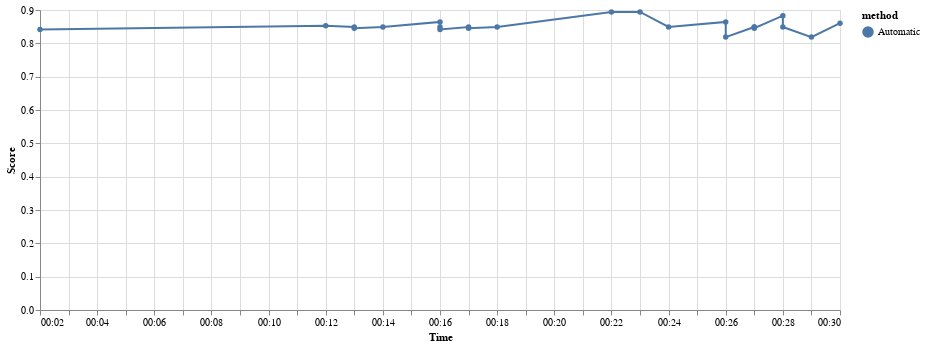

The code cell stored with this chart in its notebook:
### Code cell
file_path = 'resource/grammar_automatic.json'
automatic_performances = load_search_performances(file_path, 'Automatic')
plot_search_performances(automatic_performances, dataset)

### Figure 1 — Vega-Lite specification as saved in the notebook (floating-point values rounded to 4 significant figures)
{"config": {"view": {"continuousWidth": 400, "continuousHeight": 300}}, "data": {"name": "data-fca1461efb56e6dc5b7646e6c4d20c6d"}, "mark": {"type": "line", "point": true}, "encoding": {"color": {"type": "nominal", "field": "method"}, "x": {"type": "temporal", "field": "time", "timeUnit": "hoursminutes", "title": "Time"}, "y": {"type": "quantitative", "field": "score", "title": "Score"}}, "width": 800, "$schema": "https://vega.github.io/schema/vega-lite/v4.8.1.json", "datasets": {"data-fca1461efb56e6dc5b7646e6c4d20c6d": [{"dataset": "LL1_GS_process_classification_tabular_MIN_METADATA", "method": "Automatic", "score": 0.8943, "time": "2021-10-05T00:22:47.131000"}, {"dataset": "LL1_GS_process_classification_tabular_MIN_METADATA", "method": "Automatic", "score": 0.8943, "time": "2021-10-05T00:23:26.250753"}, {"dataset": "LL1_GS_process_classification_tabular_MIN_METADATA", "method": "Automatic", "score": 0.8829, "time": "2021-10-05T00:28:18.961295"}, {"dataset": "LL1_GS_process_classification_tabular_MIN_METADATA", "method": "Automatic", "score": 0.8642, "time": "2021-10-05T00:26:11.972368"}, {"dataset": "LL1_GS_process_classification_tabular_MIN_METADATA", "method": "Automatic", "score": 0.8641, "time": "2021-10-05T00:16:09.821089"}, {"dataset": "LL1_GS_process_classification_tabular_MIN_METADATA", "method": "Automatic", "score": 0.8604, "time": "2021-10-05T00:30:15.654395"}, {"dataset": "LL1_GS_process_classification_tabular_MIN_METADATA", "method": "Automatic", "score": 0.8528, "time": "2021-10-05T00:12:56.798902"}, {"dataset": "LL1_GS_process_classification_tabular_MIN_METADATA", "method": "Automatic", "score": 0.8491, "time": "2021-10-05T00:16:58.670925"}, {"dataset": "LL1_GS_process_classification_tabular_MIN_METADATA", "method": "Automatic", "score": 0.8491, "time": "2021-10-05T00:13:48.402771"}, {"dataset": "LL1_GS_process_classification_tabular_MIN_METADATA", "method": "Automatic", "score": 0.8491, "time": "2021-10-05T00:14:12.397254"}, {"dataset": "LL1_GS_process_classification_tabular_MIN_METADATA", "method": "Automatic", "score": 0.8491, "time": "2021-10-05T00:24:50.399878"}, {"dataset": "LL1_GS_process_classification_tabular_MIN_METADATA", "method": "Automatic", "score": 0.8491, "time": "2021-10-05T00:27:27.683750"}, {"dataset": "LL1_GS_process_classification_tabular_MIN_METADATA", "method": "Automatic", "score": 0.8491, "time": "2021-10-05T00:27:48.670585"}, {"dataset": "LL1_GS_process_classification_tabular_MIN_METADATA", "method": "Automatic", "score": 0.8491, "time": "2021-10-05T00:28:55.120365"}, {"dataset": "LL1_GS_process_classification_tabular_MIN_METADATA", "method": "Automatic", "score": 0.849, "time": "2021-10-05T00:17:22.705250"}, {"dataset": "LL1_GS_process_classification_tabular_MIN_METADATA", "method": "Automatic", "score": 0.849, "time": "2021-10-05T00:18:12.844674"}, {"dataset": "LL1_GS_process_classification_tabular_MIN_METADATA", "method": "Automatic", "score": 0.8454, "time": "2021-10-05T00:27:06.448662"}, {"dataset": "LL1_GS_process_classification_tabular_MIN_METADATA", "method": "Automatic", "score": 0.8453, "time": "2021-10-05T00:17:46.202072"}, {"dataset": "LL1_GS_process_classification_tabular_MIN_METADATA", "method": "Automatic", "score": 0.8452, "time": "2021-10-05T00:13:24.430109"}, {"dataset": "LL1_GS_process_classification_tabular_MIN_METADATA", "method": "Automatic", "score": 0.8415, "time": "2021-10-05T00:02:32.930798"}, {"dataset": "LL1_GS_process_classification_tabular_MIN_METADATA", "method": "Automatic", "score": 0.8414, "time": "2021-10-05T00:16:34.269008"}, {"dataset": "LL1_GS_process_classification_tabular_MIN_METADATA", "method": "Automatic", "score": 0.8188, "time": "2021-10-05T00:26:45.231878"}, {"dataset": "LL1_GS_process_classification_tabular_MIN_METADATA", "method": "Automatic", "score": 0.8188, "time": "2021-10-05T00:29:39.709602"}]}}
